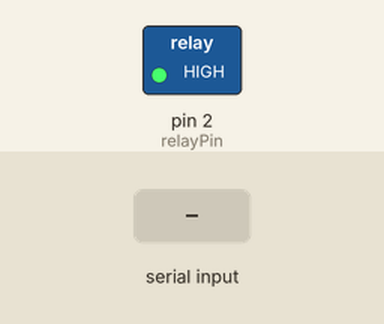
This sketch was run on a simulated Arduino Uno, built with avr-gcc and run on an emulated ATmega328P. Shown: switched loads named in the sketch (green lamp = pin HIGH). The inputs (shaded band) are chosen by the test bench.

Above: at 1.2 s.
1.3 s: "ON\n" received over Serial
At 2.5 s:
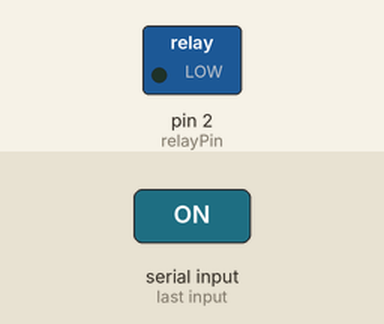
2.8 s: "OFF\n" received over Serial
At 3.7 s:
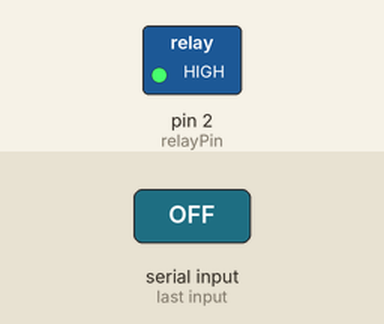
Timing chart, 0 to 5.8 s (numbered marks = the images above; inputs shaded):
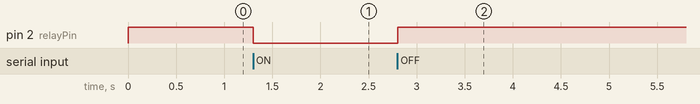

The sketch:

sched_on_off.ino
```cpp
int relayPin = 2;

void setup() {
  Serial.begin(9600);
  pinMode(relayPin, OUTPUT);
  digitalWrite(relayPin, HIGH); // Relay OFF initially
}

void loop() {
  if (Serial.available() > 0) {
    String cmd = Serial.readStringUntil('\n');
    cmd.trim();
    if (cmd == "ON") {
      digitalWrite(relayPin, LOW); // Relay ON
    } else if (cmd == "OFF") {
      digitalWrite(relayPin, HIGH); // Relay OFF
    }
  }
}
```

Measured:
- after the input at 1.3 s, pin 2 (relayPin): HIGH → LOW at once
- after the input at 2.8 s, pin 2 (relayPin): LOW → HIGH at once
